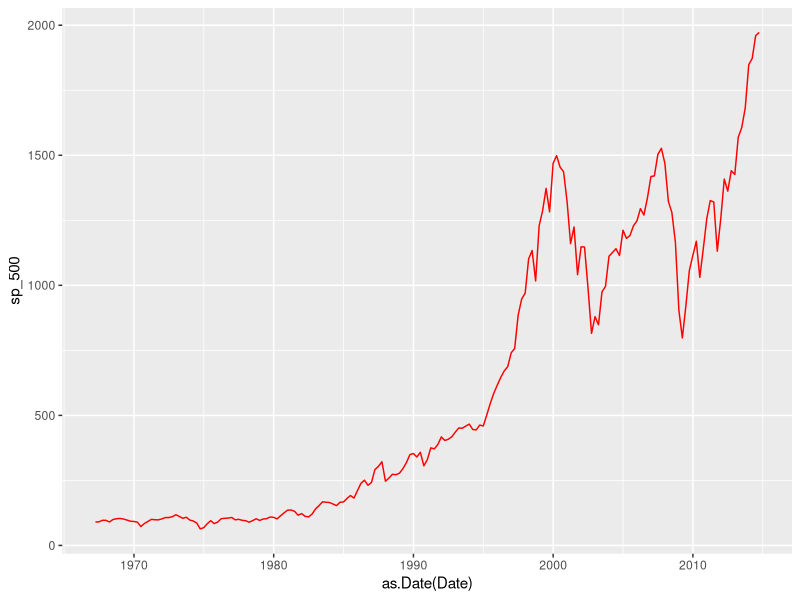
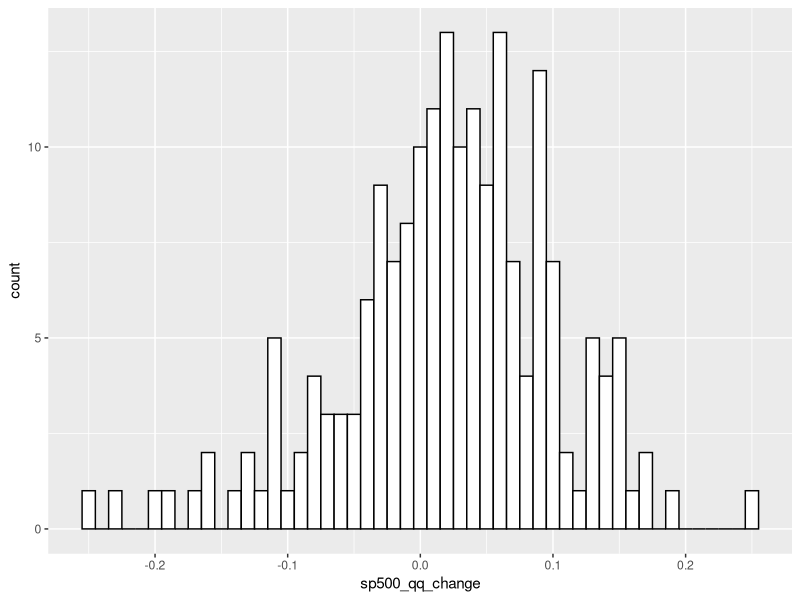
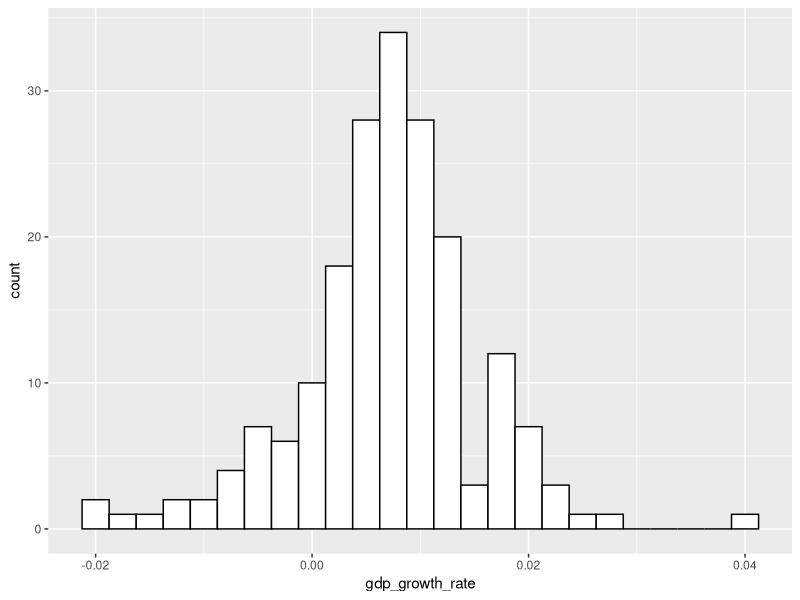
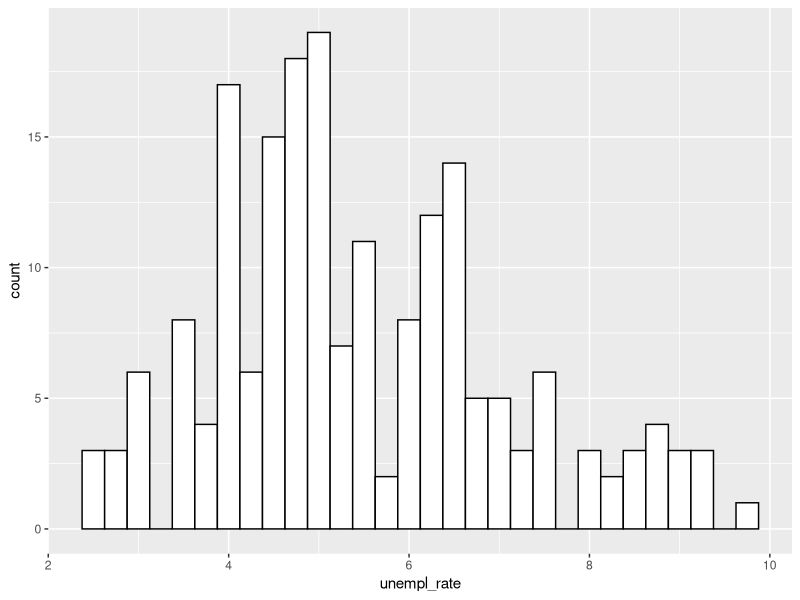
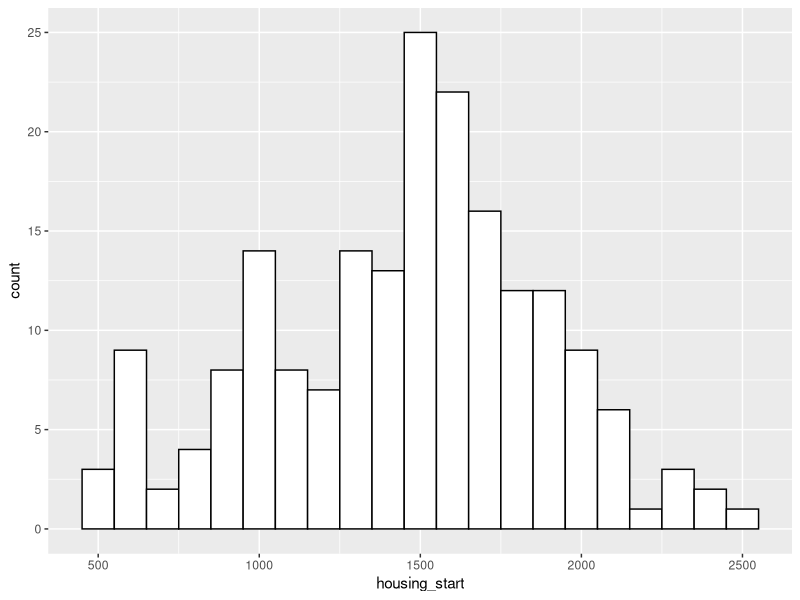
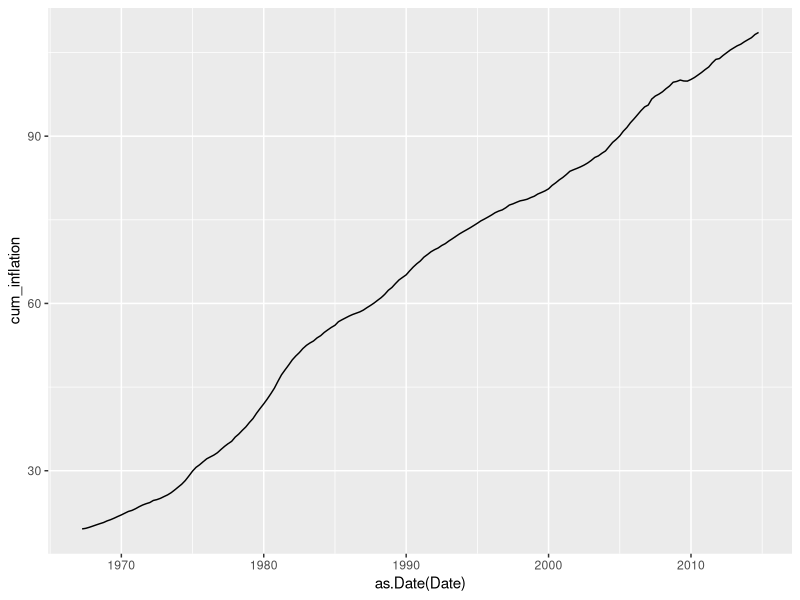
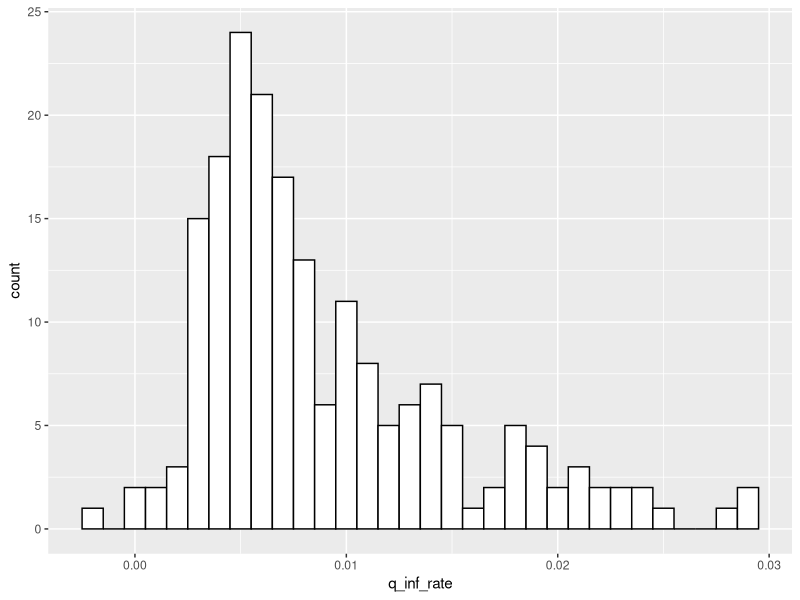
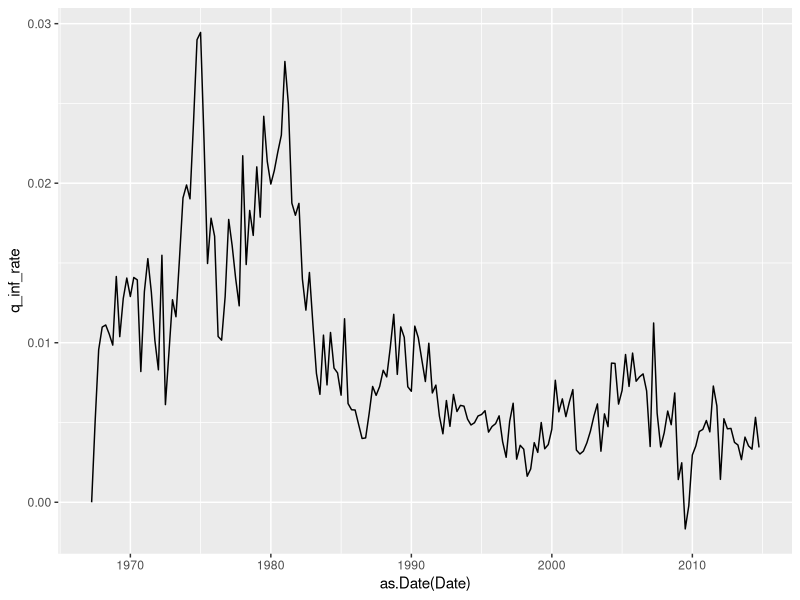

These charts were generated, in order, by the following R code:
## ---- chunk 1
library(reshape2)
library(gridExtra)
library(memisc)
library(ggplot2)
library(ggthemes)
library(scales)
library(zoo)
library(GGally)
## ---- chunk 2

df<-read.csv("my_data.csv", header=TRUE)
head(df,3)
tail(df,3)
## ---- chunk 3
str(df)

## ---- chunk 4
#theme_set(theme_minimal(24))
ggplot(data=df,aes(x=as.Date(Date), y=sp_500))+
  geom_line(color="red")
###
## ---- chunk 5
summary(df$sp500_qq_change)
ggplot(df, aes(x=sp500_qq_change))+
  geom_histogram(binwidth=.01, color="black",fill="white")  
###
## ---- chunk 6

summary(df$gdp_growth_rate)
ggplot(df, aes(x=gdp_growth_rate))+ 
  geom_histogram(binwidth=.0025,color='black',fill='white')
###
## ---- chunk 7
summary(df$unempl_rate)
ggplot(df, aes(x=unempl_rate)) + 
  geom_histogram(binwidth = .25, color="black",fill='white')
###
## ---- chunk 8
summary(df$housing_start)
ggplot(df, aes(x=housing_start)) + 
  geom_histogram(binwidth = 100, color ='black',fill='white')
###
## ---- chunk 9
ggplot(data=df, aes(x=as.Date(Date), y=cum_inflation))+
  geom_line()
###
## ---- chunk 10
#'getrate' was used in 'get_data.Rmd' to calculate the quarterly change rates for the sp_500 and gdp.  Reuse it here to get the quarterly change in inflation rate.

getrate <- function (ts){
  ts1<-c(ts,0)
  ts2<-c(0,ts)
  ts1<-ts1[2:(length(ts1)-1)]
  ts2<-ts2[2:(length(ts2)-1)]
  (ts2-ts1)/ts1
  }

q_inf_rate<-getrate(df$cum_inflation)

#set the last data point to 0 since it is the baseline
q_inf_rate[nrow(df)]=0

summary(q_inf_rate)

#Bind quarterly inflation rate to the data frame
df<-cbind(df, q_inf_rate)
## ---- chunk 11
ggplot(df, aes(x=q_inf_rate))+
  geom_histogram(binwidth=.001, color='black',fill='white')
####
## ---- chunk 12

ggplot(df, aes(x=as.Date(Date),y=q_inf_rate))+geom_line()
###
## ---- chunk 13

p1<-ggplot(data=df,aes(y=house,x=as.Date(Date)))+
  geom_step()+
  labs(title="Democratic control in House")+
  ylab("control=high")+
  scale_y_discrete(breaks=NULL)

p2<-ggplot(data=df,aes(y=senate,x=as.Date(Date)))+
  geom_step()+
  labs(title="Democratic control in Senate") +
  ylab("control=high")+
  scale_y_discrete(breaks=NULL)

p3<-ggplot(df)+
  geom_step(aes(y=df$president,x=as.Date(df$Date)))+
  labs(title="Democrat in the WH")+
  ylab("control = high")+
  scale_y_discrete(breaks=NULL)

grid.arrange(p1,p2,p3, ncol=1)
###
## ---- chunk 14
p1<-ggplot(df)+geom_step(aes(y=((df$house+1)%%2),
                             x=as.Date(df$Date)))+
  labs(title="Republican control in House") +
  ylab("control=high")+
  scale_y_discrete(breaks=NULL)

p2<-ggplot(df)+geom_step(aes(y=((df$senate+1)%%2),
                             x=as.Date(df$Date)))+
  labs(title="Republican control in Senate")+
  ylab("control=high")+
  scale_y_discrete(breaks=NULL)

p3<-ggplot(df)+geom_step(aes(y=((df$president+1)%%2),
                             x=as.Date(df$Date)))+
  labs(title="Republican in the WH")+
  ylab("control=high")+
  scale_y_discrete(breaks=NULL)

grid.arrange(p1,p2,p3, ncol=1)
  
####
## ---- chunk 15
table (df$house)
table (df$senate)
table (df$president)
## ---- chunk 16
#Normalize the values to get a unified and compressed scale.
df[c('n_sp_500',
     'n_sp500_qq_change',
     'n_gdp',
     'n_gdp_growth_rate',
     'n_housing_start', 
     'n_unempl_rate',
     'n_q_inf_rate')] = 
  scale(df[c('sp_500',
             'sp500_qq_change',
             'gdp',
             'gdp_growth_rate',
             'housing_start',
             'unempl_rate',
             'q_inf_rate')],
              center=T,scale=T)
######
## ---- chunk 17

#First melt data into long frame in order to color code the line plots

df_long = melt(subset(df, select =c(Date,
                                    n_sp500_qq_change, 
                                    n_gdp_growth_rate)),
               id.vars="Date",
               variable.name="rates",
               value.name="rate_values")
## ---- chunk 18
ggplot(data=df_long, aes(x=as.Date(Date),
                         y=rate_values,
                         color= rates)) +
  geom_line(aes(group=rates))
####
## ---- chunk 19

ggplot(data=df, aes(x=n_sp500_qq_change,
                    y=n_q_inf_rate)) +
                geom_point()

cor.test(df$gdp_growth_rate, df$q_inf_rate)
#####
## ---- chunk 20
by(df$sp500_qq_change, df$president, summary)
ggplot(df, aes(x=as.factor(df$president), 
               y=df$sp500_qq_change), 
               fill=df$president)+
      geom_boxplot()
####
## ---- chunk 21

ggplot(df, aes(x=as.factor(df$house), 
               y=df$sp500_qq_change), 
       fill=as.factor(df$house))+geom_boxplot()
ggplot(df, aes(x=as.factor(df$senate), 
               y=df$sp500_qq_change), 
       fill=df$senate)+
       geom_boxplot()

###
## ---- chunk 22
#function for checking correlations delayed by 1 or 2 quarters.  The function will check nq-1 number of quarters back.
sp5_var_cor<-function(df, ts, nq){
  for (i in 1:nq){
    j=i-1
    rate_advanced<-ts[(j+1):(j+nrow(df))]
    df = cbind(df,rate_advanced)
    print (cor.test(df$sp500_qq_change,rate_advanced))
  }
}
sp5_var_cor(df,df$gdp_growth_rate,3)
## ---- chunk 23
sp5_var_cor(df, df$q_inf_rate, 3)

ggplot(data=df, aes(x=q_inf_rate, y=sp500_qq_change))+
geom_point()
###
## ---- chunk 24
sp5_var_cor(df, df$housing_start, 3)

ggplot(data=df, aes(x=housing_start, y=sp500_qq_change))+
geom_point()
###
## ---- chunk 25
sp5_var_cor(df, df$unempl_rate, 3)

ggplot(data=df, aes(x=unempl_rate, y=sp500_qq_change))+
geom_point()
####
## ---- chunk 26
ggplot(data=df, aes(x=gdp,y=sp_500))+
  geom_point()

with (df, cor.test(sp_500, gdp))
## ---- chunk 27
#Period_index divides 47 years of history by 10 years except for the first 7 years.  Since data is in reverse chronological order, the most recent ten years (Q3/2014 to Q4/2003) is period 1.  Period 5 is from Q3/1973 to Q1/1967.  So except for period 5, each color codes 10 years worth of data.
df["period_index"]=c(rep(1,40),rep(2,40),rep(3,40),
                     rep(4,40),rep(5,31))
## ---- chunk 28
ggplot(data=df, aes(x=q_inf_rate, y=sp_500, 
                    color=period_index))+
  geom_point() +
  scale_y_continuous(trans=log10_trans())
####
## ---- chunk 29
ggplot(data=df, aes(x=q_inf_rate, y=sp_500, 
                    color=period_index))+
  geom_point()+
  scale_y_continuous(trans=log10_trans())+
  coord_cartesian(xlim=c(0, .01))
####
## ---- chunk 30
ggplot(data=df, aes(x=as.Date(Date), y=q_inf_rate))+geom_point()
####
## ---- chunk 31
ggplot(data=df, aes(x=housing_start, y=sp_500, color=period_index))+
geom_point()
####
## ---- chunk 32
ggplot(data=df, aes(x=unempl_rate, y=sp_500,color=period_index))+
geom_point()

####
## ---- chunk 33
#US population data is availabe from the Census Bureau as a text document.  I downloaded the text data into 'us_pop.txt' from the Census Bureau.  I needed to sum the data by zip code by state by year.  I used python to do the extraction and wrote the total population by year into 'us_population1.csv'.  See 'load_population.py' on how I assemble population data.

pop = read.csv('us_population1.csv',header=T)

#Population data is available only yearly from 1969 to 2012 in chronological order.  So I have to wrangle the data in order to align it with the working data frame, which contains quarterly data and is in reverse chronlogical order.
pop_end_yr = 1969
pop_str_yr = 2012
df_end_yr = 1967
df_str_yr = 2014
str_row = (df_str_yr - pop_str_yr) * 4
end_row = nrow(df) - (pop_end_yr - df_end_yr) * 4
df_n<-subset(df,select=c(Date,sp_500,gdp))
df_s<-df_n[str_row:end_row,]
sp_500=df_s['sp_500']
n_quarters = (pop_str_yr - pop_end_yr + 1) * 4
sp_500_yr=sp_500[seq(1,n_quarters,4),]
gdp_q=df_s['gdp']
gdp_yr=gdp_q[seq(1,n_quarters,4),]
pop['sp500']<-rev(sp_500_yr)
pop['gdp']<-rev(gdp_yr)
#Now I can scatter plot population against sp_500 and gdp data from df, the running data frame.
ggplot(data=pop,aes(x=pop,y=gdp))+geom_point()
###
## ---- chunk 34
ggplot(data=pop, aes(x=pop,y=sp500))+geom_point()
###
## ---- chunk 35
df['potus.buckets']<-cut(as.numeric(
  format(as.yearmon(as.Date(df$Date)),"%Y")),
  breaks = c(1966,1969,1977,1981,1993,2001,2009,2015))
## ---- chunk 36
ggplot(data=df, aes(x=q_inf_rate, y=sp_500,
                    color=potus.buckets, type="div"))+
  geom_point()

ggplot(data=df, aes(x=housing_start,y=sp_500,
                    color=potus.buckets,type="div"))+
  geom_point()

ggplot(data=df, aes(x=unempl_rate, y=sp_500, 
                    color = potus.buckets, type="div"))+
  geom_point()
####
## ---- chunk 37
with (df, cor.test(sp_500, q_inf_rate))
with (df, cor.test(sp_500, housing_start))
with (df, cor.test(sp_500, unempl_rate))
## ---- chunk 38

ggplot(data=df, aes(x=gdp_growth_rate, y=sp_500, 
                    color=potus.buckets,type='div'))+
  geom_point(aes(size=q_inf_rate+5))+
  scale_y_continuous(trans=log10_trans())+
  geom_hline(yintercept=150, color="red")
#####
## ---- chunk 39
ggplot(data=df, aes(x=n_unempl_rate,y=sp_500)) +
  scale_y_continuous(trans=log10_trans()) +
  geom_point(aes(size=n_q_inf_rate+5))+
  facet_grid(~potus.buckets)
###
## ---- chunk 40
#Use normalized scale
df_sub<- subset(df,select=c(n_sp_500,
n_gdp_growth_rate,
n_housing_start,
n_unempl_rate,
n_q_inf_rate,
potus.buckets))
#Rename the columns in order to make the labels more readable
colnames(df_sub)<-
c('sp500',
'gdp', 
'hous_st', 
'unemploy', 
'inflat', 
'potus')
ggpairs(subset(df_sub, potus %in% "(2009,2015]"),
title = "Under Obama", axisLabels = "none")
ggpairs(subset(df_sub, potus %in% "(2001,2009]"),
title = "Under Bush", axisLabels = "none" )
ggpairs(subset(df_sub, potus %in% "(1993,2001]"),
title = "Under Clinton", axisLabels = "none")
ggpairs(subset(df_sub, potus %in% "(1981,1993]"),
title = "Under Reagan/Bush", axisLabels = "none")
ggpairs(subset(df_sub, potus %in% "(1977,1981]"),
title = "Under Carter", axisLabels = "none")
ggpairs(subset(df_sub, potus %in% "(1969,1977]"),
title = "Under Nixon/Ford", axisLabels = "none")
ggpairs(subset(df_sub, potus %in% "(1966,1969]"),
title = "Under Johnson", axisLabels = "none")
####
## ---- chunk 41
#Before plotting, normalize the data in order to fit on the same chart.  Melt frame to color code the lines.

pop[c('n_pop','n_sp500','n_gdp')] <-
scale(pop[c('pop','sp500','gdp')],center=T,scale=T)

n_pop <-subset(pop,select=c(year, n_pop,n_sp500,n_gdp))

#Melt data frame and keep year as the x-variable
pop_long <- melt (n_pop,id.vars="year", variable.name="metrics", 
value.name="val")
## ---- chunk 42
lp<-ggplot(data=pop_long,aes(x=year, y=val, color=metrics))+
geom_line(linetype="solid",size=2.0)
lp +  scale_colour_discrete(name="Variables",
labels = c('Population', "S&P 500", "GDP"))+
ggtitle("S&P 500, GDP and Population") + 
ylab("Normalized Values") + 
xlab("Year")
####
## ---- chunk 43
sp<-ggplot(data=df, aes(x=unempl_rate, y=sp_500, color = potus.buckets,
type="div"))+
geom_point(aes(size=n_housing_start+2))+
scale_y_continuous(trans=log10_trans())
sp + scale_colour_discrete(name="Administration",
labels = c('Johnson', 
'Nixon/Ford', 
'Carter', 
'Reagan/Bush',
'Clinton',
'Bush',
'Obama')) +
scale_size_continuous(name="Normalized Housing Start",
labels = c('1 low','2','3','4', '5 high'))+
theme(legend.title = element_text(size=10))+          
ggtitle('S&P500 Vs Unemployment &\nHousing Start') +
ylab('S&P 500') + xlab('Unemployment Rate')
####
## ---- chunk 44
fsp<-ggplot(data=df, aes(x=gdp_growth_rate, y=sp_500, 
                         color=potus.buckets,
                         type='div'))+
  geom_point(aes(size=n_q_inf_rate+5))+
  scale_y_continuous(trans=log10_trans())+
  geom_hline(yintercept=150, color="red") 
fsp+scale_colour_discrete(name="Administration",
                          labels = c('Johnson', 
                                     'Nixon/Ford', 
                                     'Carter', 
                                     'Reagan/Bush',
                                     'Clinton',
                                     'Bush',
                                     'Obama')) +
  scale_size_continuous(name="Normalized Quarterly\nInflation Rate",
                        labels = c('0 low','1 low','2','3', '4', '5 high')) +
  theme(legend.title = element_text(size=10))+
  ggtitle('The Effect of Inflation?') +
  ylab('S&P 500') + xlab("GDP Growth Rate")
#####
## ---- chunk 45
